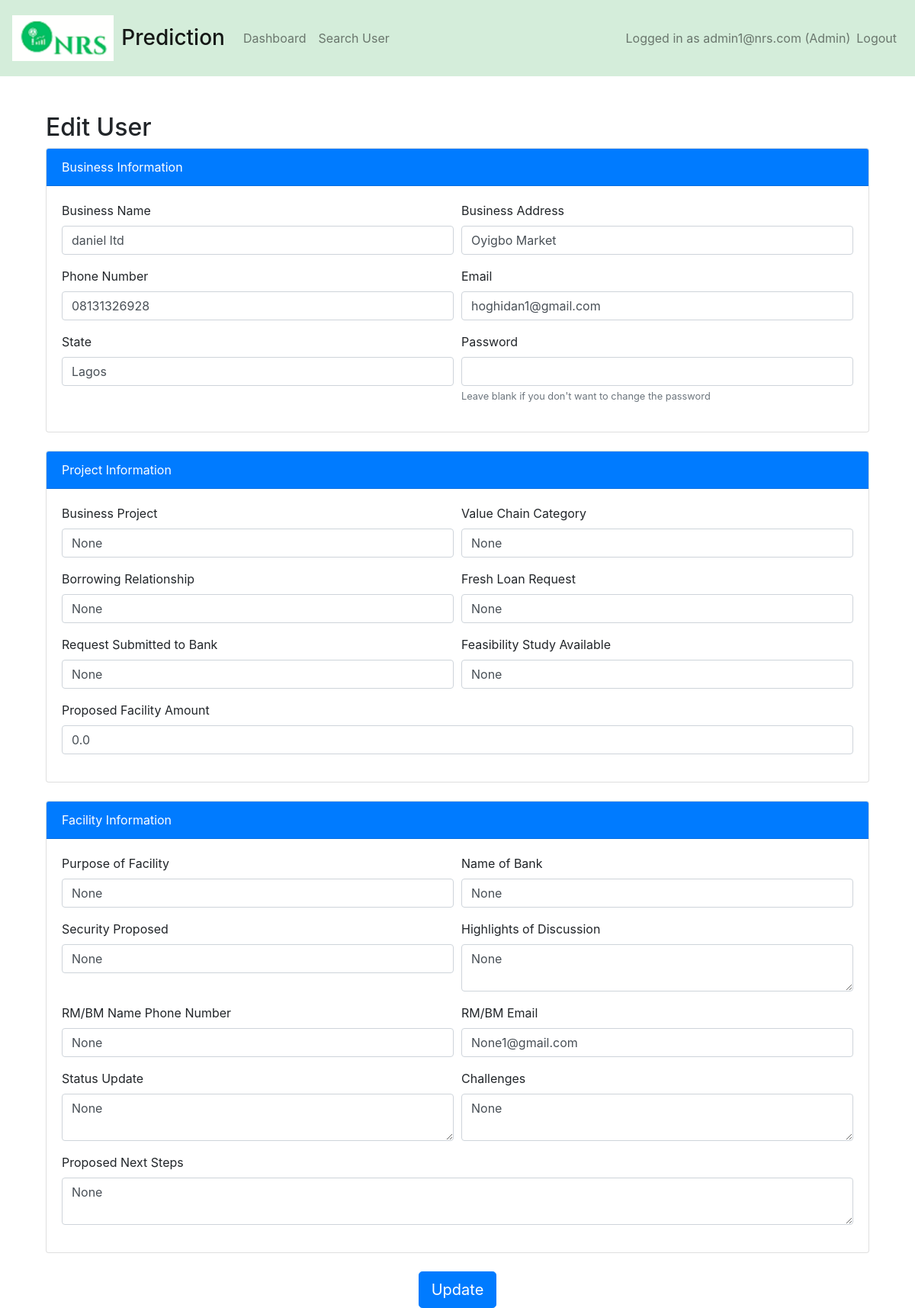
The page /edit_user/1 (signed in) on the database as committed earlier.
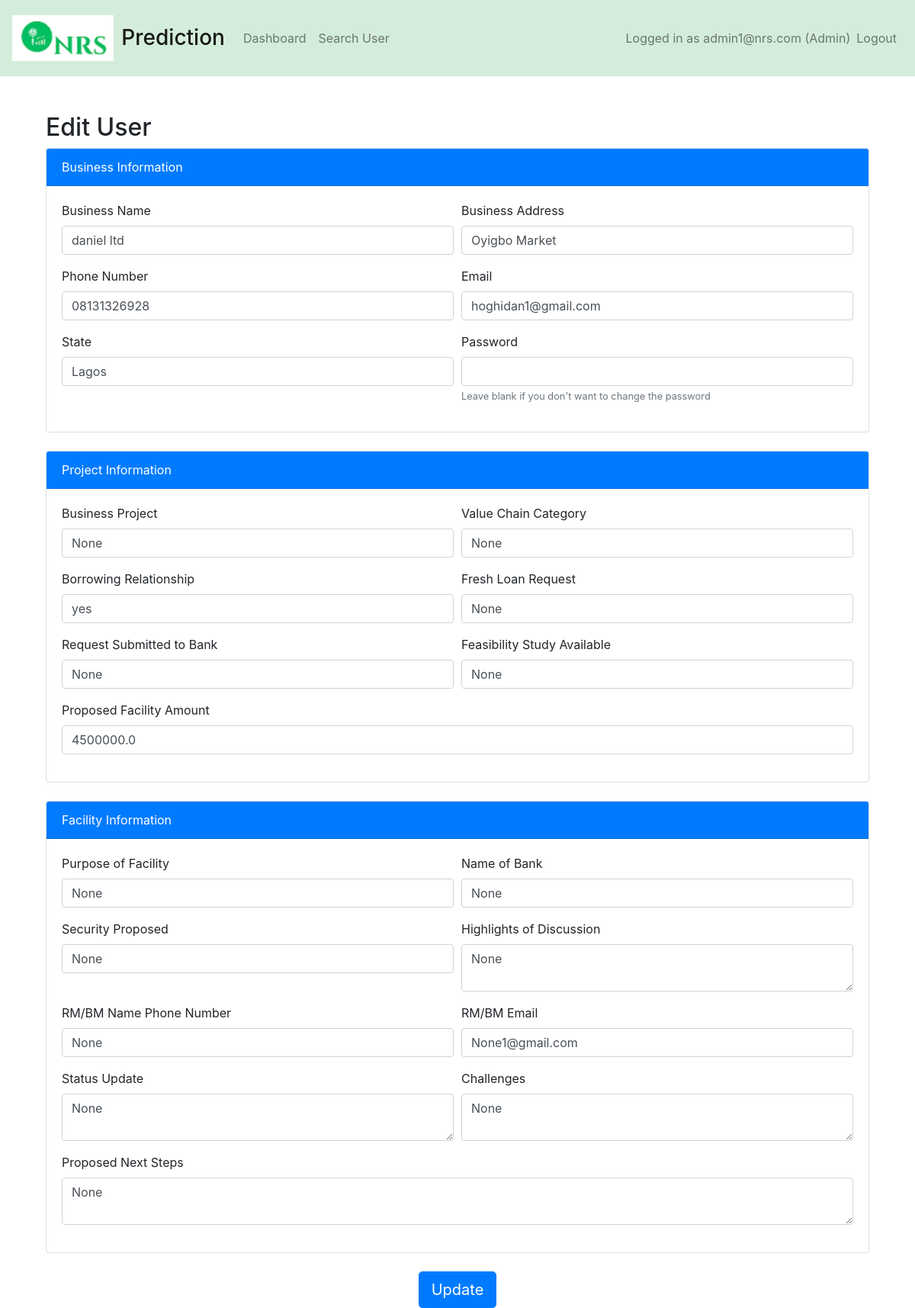
The same page on the database as committed later.
### app.py (models this page shows)
class User(UserMixin, db.Model):
    id = db.Column(db.Integer, primary_key=True)
    business_name = db.Column(db.String(150), nullable=False)
    business_address = db.Column(db.String(150), nullable=False)
    phone_number = db.Column(db.String(15), nullable=False)
    email = db.Column(db.String(100), unique=True, nullable=False)
    state = db.Column(db.String(50), nullable=False)
    password = db.Column(db.String(200), nullable=False)
    prediction_id = db.Column(db.String(36), unique=True, nullable=True)
    is_admin = db.Column(db.Boolean, default=False)
    business_project = db.Column(db.String(150), nullable=True)
    value_chain_cat = db.Column(db.String(150), nullable=True)
    borrowing_relationship = db.Column(db.String(10), nullable=True)
    fresh_loan_request = db.Column(db.String(15), nullable=True)
    request_submitted_to_bank = db.Column(db.String(10), nullable=True)
    feasibility_study_available = db.Column(db.String(10), nullable=True)
    proposed_facility_amount = db.Column(db.Float(20), nullable=True)
    PURPOSE_OF_FACILITY = db.Column(db.String(100), nullable=True)
    NAME_OF_BANK = db.Column(db.String(100), nullable=True)
    SECURITY_PROPOSED = db.Column(db.String(100), nullable=True)
    HIGHLIGHTS_OF_DISCUSSION = db.Column(db.Text)
    RM_BM_NAME_PHONE_NUMBER = db.Column(db.String(100), nullable=True)
    RM_BM_EMAIL = db.Column(db.String(100), nullable=True)
    STATUS_UPDATE = db.Column(db.Text)
    CHALLENGES = db.Column(db.Text)
    PROPOSED_NEXT_STEPS = db.Column(db.Text)

### app.py (the view, shortened to what this page needs)
@app.route('/edit_user/<int:user_id>', methods=['GET', 'POST'])
@admin_required
def edit_user(user_id):
    form = PredictionForm()
    user = User.query.get_or_404(user_id)
    if not session['is_admin']:
        abort(403)  # Forbidden
    return render_template('edit_user.html', user=user,form=form)

### app.py
class PredictionForm(FlaskForm):
    business_project = StringField('Business Project', validators=[DataRequired()])
    value_chain_cat = StringField('Value Chain Category', validators=[DataRequired()])
    borrowing_relationship = StringField('Borrowing Relationship', validators=[DataRequired()])
    fresh_loan_request = StringField('Fresh Loan Request', validators=[DataRequired()])
    request_submitted_to_bank = StringField('Request Submitted to Bank', validators=[DataRequired()])
    feasibility_study_available = StringField('Feasibility Study Available', validators=[DataRequired()])
    proposed_facility_amount = FloatField('Proposed Facility Amount', validators=[DataRequired()])
    submit = SubmitField('Predict')

### app.py (called while the page is built)
@app.before_request
def before_request():
    session.permanent = True
    app.permanent_session_lifetime = timedelta(minutes=10)
    session.modified = True
    session['last_activity'] = time.time()

def admin_required(f):
    @wraps(f)
    def decorated_function(*args, **kwargs):
        if 'user_id' not in session or not session.get('is_admin'):
            flash('You do not have permission to access this page.', 'danger')
            return redirect(url_for('login'))
        return f(*args, **kwargs)
    return decorated_function

### templates/edit_user.html (shortened to what this page needs)
{% extends "base.html" %}
{% block content %}
<div class="container mt-5">
    <h2>Edit User</h2>
    <form method="POST">
        <div class="card mb-4">
            <div class="card-header bg-primary text-white">Business Information</div>
            <div class="card-body">
                <div class="form-row">
                    <div class="form-group col-md-6">
                        <label for="business_name">Business Name</label>
                        <input type="text" class="form-control" id="business_name" name="business_name" value="{{ user.business_name }}">
                    </div>
                    <div class="form-group col-md-6">
                        <label for="business_address">Business Address</label>
                        <input type="text" class="form-control" id="business_address" name="business_address" value="{{ user.business_address }}">
                    </div>
                </div>
                <div class="form-row">
                    <div class="form-group col-md-6">
                        <label for="phone_number">Phone Number</label>
                        <input type="text" class="form-control" id="phone_number" name="phone_number" value="{{ user.phone_number }}">
                    </div>
                    <div class="form-group col-md-6">
                        <label for="email">Email</label>
                        <input type="email" class="form-control" id="email" name="email" value="{{ user.email }}">
                    </div>
                </div>
                <div class="form-row">
                    <div class="form-group col-md-6">
                        <label for="state">State</label>
                        <input type="text" class="form-control" id="state" name="state" value="{{ user.state }}">
                    </div>
                    <div class="form-group col-md-6">
                        <label for="password">Password</label>
                        <input type="password" class="form-control" id="password" name="password">
                        <small class="form-text text-muted">Leave blank if you don't want to change the password</small>
                    </div>
                </div>
            </div>
        </div>
        <div class="card mb-4">
            <div class="card-header bg-primary text-white">Project Information</div>
            <div class="card-body">
                <div class="form-row">
                    <div class="form-group col-md-6">
                        <label for="business_project">Business Project</label>
                        <input type="text" class="form-control" id="business_project" name="business_project" value="{{ user.business_project }}">
                    </div>
                    <div class="form-group col-md-6">
                        <label for="value_chain_cat">Value Chain Category</label>
                        <input type="text" class="form-control" id="value_chain_cat" name="value_chain_cat" value="{{ user.value_chain_cat }}">
                    </div>
                </div>
                <div class="form-row">
                    <div class="form-group col-md-6">
                        <label for="borrowing_relationship">Borrowing Relationship</label>
                        <input type="text" class="form-control" id="borrowing_relationship" name="borrowing_relationship" value="{{ user.borrowing_relationship }}">
                    </div>
                    <div class="form-group col-md-6">
                        <label for="fresh_loan_request">Fresh Loan Request</label>
                        <input type="text" class="form-control" id="fresh_loan_request" name="fresh_loan_request" value="{{ user.fresh_loan_request }}">
                    </div>
                </div>
                <div class="form-row">
                    <div class="form-group col-md-6">
                        <label for="request_submitted_to_bank">Request Submitted to Bank</label>
                        <input type="text" class="form-control" id="request_submitted_to_bank" name="request_submitted_to_bank" value="{{ user.request_submitted_to_bank }}">
                    </div>
                    <div class="form-group col-md-6">
                        <label for="feasibility_study_available">Feasibility Study Available</label>
                        <input type="text" class="form-control" id="feasibility_study_available" name="feasibility_study_available" value="{{ user.feasibility_study_available }}">
                    </div>
                </div>
                <div class="form-group">
                    <label for="proposed_facility_amount">Proposed Facility Amount</label>
                    <input type="number" class="form-control" id="proposed_facility_amount" name="proposed_facility_amount" value="{{ user.proposed_facility_amount }}">
                </div>
            </div>
        </div>
         <div class="card mb-4">
            <div class="card-header bg-primary text-white">Facility Information</div>
            <div class="card-body">
                <div class="form-row">
                    <div class="form-group col-md-6">
                        <label for="purpose_of_facility">Purpose of Facility</label>
                        <input type="text" class="form-control" id="purpose_of_facility" name="purpose_of_facility" value="{{ user.PURPOSE_OF_FACILITY }}">
                    </div>
                    <div class="form-group col-md-6">
                        <label for="name_of_bank">Name of Bank</label>
                        <input type="text" class="form-control" id="name_of_bank" name="name_of_bank" value="{{ user.NAME_OF_BANK }}">
                    </div>
                </div>
                <div class="form-row">
                    <div class="form-group col-md-6">
                        <label for="security_proposed">Security Proposed</label>
                        <input type="text" class="form-control" id="security_proposed" name="security_proposed" value="{{ user.SECURITY_PROPOSED }}">
                    </div>
                    <div class="form-group col-md-6">
                        <label for="highlights_of_discussion">Highlights of Discussion</label>
                        <textarea class="form-control" id="highlights_of_discussion" name="highlights_of_discussion">{{ user.HIGHLIGHTS_OF_DISCUSSION }}</textarea>
                    </div>
                </div>
                <div class="form-row">
                    <div class="form-group col-md-6">
                        <label for="rm_bm_name_phone_number">RM/BM Name Phone Number</label>
                        <input type="text" class="form-control" id="rm_bm_name_phone_number" name="rm_bm_name_phone_number" value="{{ user.RM_BM_NAME_PHONE_NUMBER }}">
                    </div>
                    <div class="form-group col-md-6">
                        <label for="rm_bm_email">RM/BM Email</label>
                        <input type="email" class="form-control" id="rm_bm_email" name="rm_bm_email" value="{{ user.RM_BM_EMAIL }}">
                    </div>
                </div>
                <div class="form-row">
                    <div class="form-group col-md-6">
                        <label for="status_update">Status Update</label>
                        <textarea class="form-control" id="status_update" name="status_update">{{ user.STATUS_UPDATE }}</textarea>
                    </div>
                    <div class="form-group col-md-6">
                        <label for="challenges">Challenges</label>
                        <textarea class="form-control" id="challenges" name="challenges">{{ user.CHALLENGES }}</textarea>
                    </div>
                </div>
                <div class="form-group">
                    <label for="proposed_next_steps">Proposed Next Steps</label>
                    <textarea class="form-control" id="proposed_next_steps" name="proposed_next_steps">{{ user.PROPOSED_NEXT_STEPS }}</textarea>
                </div>
            </div>
        </div>
        <div class="text-center">
            <button type="submit" class="btn btn-primary btn-lg">Update</button>
        </div>
    </form>
</div>
{% endblock %}

### templates/base.html (shortened to what this page needs)
<!DOCTYPE html>
<html lang="en">
<head>
    <link href="https://stackpath.bootstrapcdn.com/bootstrap/4.5.2/css/bootstrap.min.css" rel="stylesheet">
</head>
<body>
    <nav class="navbar navbar-expand-lg navbar-light">
        <a class="navbar-brand" href="#">
            <img src="{{ url_for('static', filename='images/logo.png') }}" alt="Logo">
            <h2>Prediction</h2>
        </a>
        <div class="collapse navbar-collapse" id="navbarNav">
            <ul class="navbar-nav mr-auto">
                {% if session['user_id'] %}
                    <li class="nav-item">
                        <a class="nav-link" href="{{ url_for('dashboard') }}">Dashboard</a>
                    </li>
                    <li class="nav-item">
                        <a class="nav-link" href="{{ url_for('search') }}">Search User</a>
                    </li>
                {% endif %}
            </ul>
            {% if session['user_id'] %}
                <ul class="navbar-nav">
                    <li class="nav-item">
                        <span class="navbar-text">
                            Logged in as {{ session['email'] }}{% if session['is_admin'] %} (Admin){% endif %}
                        </span>
                    </li>
                    <li class="nav-item">
                        <a class="nav-link" href="{{ url_for('logout') }}">Logout</a>
                    </li>
                </ul>
            {% endif %}
        </div>
    </nav>
    <div class="container mt-5">
        {% block content %}{% endblock %}
    </div>
</body>
</html>

### templates/base.html (style rules this page uses)
.navbar { height: 100px; background-color: #d4edda; }
.navbar-brand { display: flex; align-items: center; }
.navbar-brand img { max-height: 60px; margin-right: 10px; }
.navbar-brand h2 { display: inline-block; font-size: 1.75rem; margin: 0; }
.navbar-nav .nav-link { font-size: 1rem; padding-left: 20px; padding-right: 20px; color: black; }

Rows that differ between the two databases and show on the page:
changed User "daniel ltd": borrowing_relationship "None" → "yes"; proposed_facility_amount "0.0" → "4500000.0"
